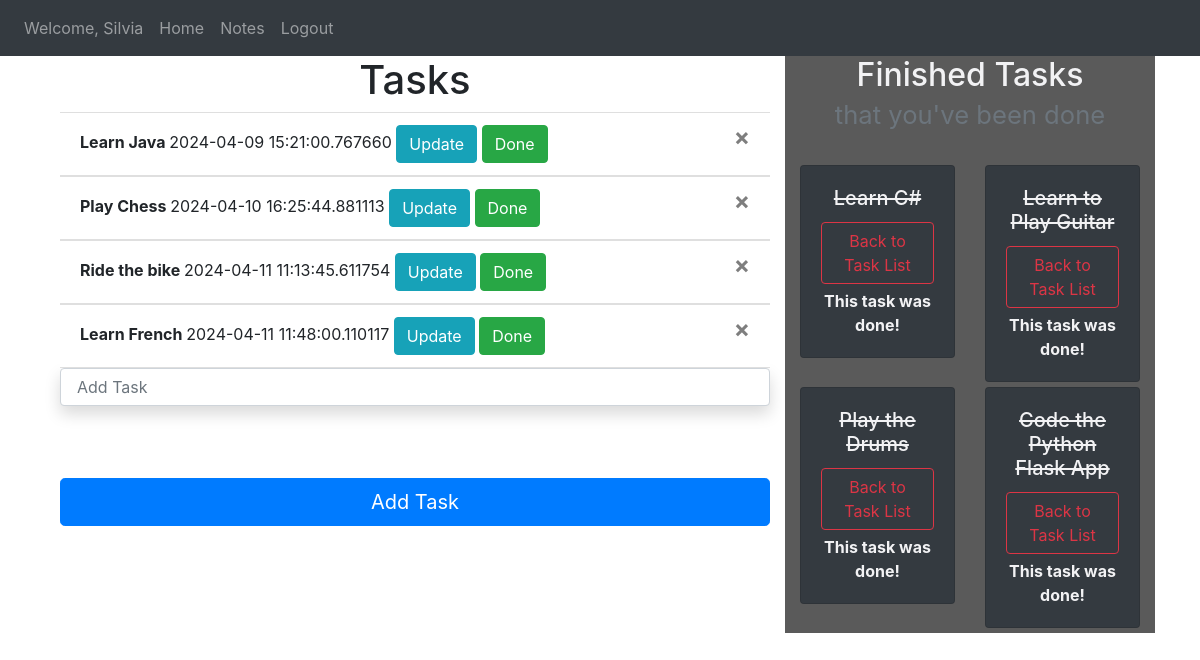
Screenshot of / (signed in) with the database file from the repository.
### website/module.py (models this page shows, shortened)
class User(db.Model, UserMixin):
    id = db.Column(db.Integer, primary_key=True, nullable=False)
    email = db.Column(db.String(30), unique=True, nullable=False)
    password = db.Column(db.String(30),nullable=False)
    first_name = db.Column(db.String(40), nullable=False)
    notes = db.relationship('Note', backref='notes_owner', lazy=True) # relate with Notes object

class Note(db.Model):
    id = db.Column(db.Integer, primary_key=True, nullable=False)
    data = db.Column(db.String(50))
    date = db.Column(db.DateTime, default=datetime.utcnow)
    user_id = db.Column(db.Integer, db.ForeignKey('user.id')) # owner of notes
    done = db.Column(db.Boolean, default=False)
    @property
    def get_is_done(self):
        return self.done

### website/views.py (the view, shortened to what this page needs)
@views.route('/', methods=['GET','POST'])
@login_required
def home(): #notes home page
    create_task = CreateNotes()
    update_task = UpdateNotes()
    finished_task = FinishedNotes()
    back_to_task = BackToTask()
    tasks = Note.query.filter_by(done=False)
    if tasks.count() < 1 :
        flash("Congratulations! You've done all tasks!",category='success')
    done_tasks = Note.query.filter_by(done=True)
    if done_tasks.count() < 1:
        flash("You didn't start to do your tasks! Let's get started!",category='warning')
    return render_template("home.html",
                            user=current_user,
                            create_task=create_task ,
                            update_task=update_task,
                            finished_task=finished_task,
                            tasks=tasks, #return list
                            done_tasks=done_tasks, #return list
                            back_to_task=back_to_task)

### website/form.py
class CreateNotes(FlaskForm):
    note = StringField(validators=[Length(min=2,max=50), DataRequired()])
    submit = SubmitField(label="Add Task")

class UpdateNotes(FlaskForm):
    updated_data = StringField(label="Update Task", validators=[Length(min=2,max=60)])
    submit = SubmitField(label='Update')

### website/__init__.py (called while the page is built)
def create_app():
    app = Flask(__name__)
    app.config['SECRET_KEY'] = 'dfD5JkBAKOp0'
    app.config['SQLALCHEMY_DATABASE_URI'] = f'sqlite:///{DB_NAME}'
    app.app_context().push()
    db.init_app(app)
    from .views import views # <=> from website import views
    from .auth import auth
    app.register_blueprint(views, url_prefix='/')
    app.register_blueprint(auth, url_prefix='/') # before you call url you must type /auth/..
    from .module import User, Note
    create_database()
    login_manager = LoginManager(app)
    login_manager.login_view = 'auth.login' # if you arent logged in where to go...
    login_manager.login_message_category = "info"
    login_manager.init_app(app)
    @login_manager.user_loader
    def load_user(id):
        return User.query.get(int(id))
    migrate= Migrate(app,db)
    return app

### website/templates/home.html (shortened to what this page needs)
{% extends 'base.html' %}
{% block content %}
<div class="container">
   <div class="row">
      <div class="col-8">
         <h1 class="h1" style="text-align: center;">Tasks</h1>
         <ul class="list-group list-group-flush" id="notes">
            {% for note in tasks %}
            <li class="list-group-item">
               <span style="font-weight: bold;">
               {{note.data}}
               </span>
               {{note.date}}
               <button class="btn btn-outline btn-info" data-toggle="modal" data-target="#Modal-MoreInfo-{{note.id}}">Update</button>
               <button class="btn btn-outline btn-success" data-toggle="modal" data-target="#Modal-DoneInfo-{{note.id}}">Done</button>
               <button type="button" class="close" onclick="deleteNote({{note.id}})" data-toggle="tooltip" data-placement="bottom" title="Delete">
               <span aria-hidden="true" >&times;</span>
               </button>
            </li>
            {% endfor %}
         </ul>
         <form action="" method="POST" class="form-signin">
            {{ create_task.note(class="form-control shadow p-3 mb-5 bg-white rounded", placeholder="Add Task") }}
            <br>
            {{create_task.submit(class="btn btn-primary btn-lg btn-block")}}
         </form>
      </div>
      <div class="col-4">
         <h2 class="h2" style="text-align: center;">
            Finished Tasks
            <br>
            <small class="text-muted">that you've been done</small>
         </h2>
         <br>
         <div class="row">
            {% for done_task in done_tasks %}
            <div class="col-md-6">
               <div style="margin-bottom: 5px" class="card text-center bg-dark">
                  <div class="card-body">
                     <h5 class="card-title" id="was_done">{{ done_task.data }}</h5>
                     <button type="button" class="btn btn-outline-danger" style="margin-bottom: 5px"
                        data-toggle="modal" data-target="#Modal-BackToTask-{{ done_task.id }}">
                     Back to Task List
                     </button>
                     <p class="card-text"><strong>
                        This task was done!
                        </strong>
                     </p>
                  </div>
               </div>
            </div>
            {% endfor %}
         </div>
      </div>
   </div>
</div>
</div>
{% endblock %}

### website/templates/base.html (shortened to what this page needs)
<!DOCTYPE html>
<html lang="en">
<head>
    <link
    rel="stylesheet"
    href="https://stackpath.bootstrapcdn.com/bootstrap/4.4.1/css/bootstrap.min.css"
    />
    <link
    rel="stylesheet"
    href="https://stackpath.bootstrapcdn.com/font-awesome/4.7.0/css/font-awesome.min.css"
    />
    <link rel="stylesheet" href="{{url_for('static',filename='style.css')}}">
</head>
<body>
    <nav class="navbar navbar-expand-lg navbar-dark bg-dark">
        <div class="collapse navbar-collapse" id="navbar">
            <div class="navbar-nav">
              {% if user.is_authenticated %}
                <li class="nav-item">
                  <a class="nav-link" >Welcome, {{current_user.first_name}}</a>
                 </li>
                <a class="nav-item nav-link" id="home" href="/welcome">Home</a>
                <a class="nav-item nav-link" id="notes" href="/">Notes</a>
                <div id="left-logout">
                  <a class="nav-item nav-link" id="logout" href="/logout">Logout</a>
                </div>
              {% else %}
               <a class="nav-item nav-link" id="login" href="/login">Login</a>
               <a class="nav-item nav-link" id="signUp" href="/sign-up">Sign Up</a>
               <a class="nav-item nav-link" id="notes" href="/">Notes</a>
              {% endif%}
            </div>
        </div>
    </nav>
    <div class="container">
        {% block content %} {% endblock %}
</body>
</html>

### website/static/style.css (style rules this page uses)
#left-logout { float: right; }
.col-4 { background-color: rgb(90, 90, 90); color:rgb(242, 242, 244); }
#was_done { text-decoration: line-through; }
small { color: rgb(215, 250, 251); }

### rows the page displays
User: first_name "Silvia"
Note: data "Learn Java", date "2024-04-09 15:21:00.767660"
Note: data "Play Chess", date "2024-04-10 16:25:44.881113"
Note: data "Ride the bike", date "2024-04-11 11:13:45.611754"
Note: data "Learn French", date "2024-04-11 11:48:00.110117"
Note: data "Learn C#"
Note: data "Learn to Play Guitar"
Note: data "Play the Drums"
Note: data "Code the Python Flask App"
